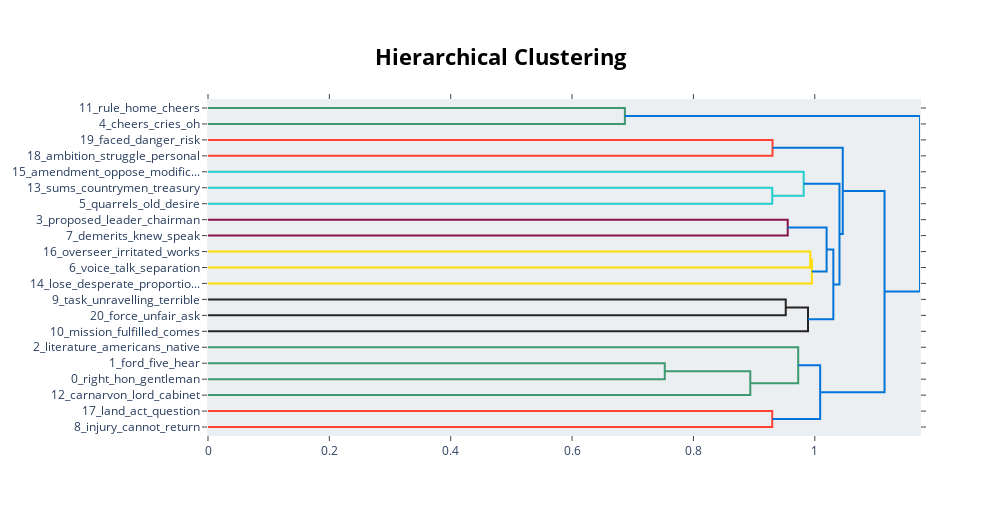

Notebook cell for this chart:
### Code cell
model_years.visualize_hierarchy()

### Figure 1 — Plotly figure (JSON) as saved in the notebook; plotly's stock layout.template omitted (floating-point values rounded to 4 significant figures)
{"data": [{"hoverinfo": "text", "marker": {"color": "rgb(61,153,112)"}, "mode": "lines", "type": "scatter", "x": [0, 0.687, 0.687, 0], "xaxis": "x", "y": [-5, -5, -15, -15], "yaxis": "y"}, {"hoverinfo": "text", "marker": {"color": "rgb(255,65,54)"}, "mode": "lines", "type": "scatter", "x": [0, 0.9304, 0.9304, 0], "xaxis": "x", "y": [-25, -25, -35, -35], "yaxis": "y"}, {"hoverinfo": "text", "marker": {"color": "rgb(35,205,205)"}, "mode": "lines", "type": "scatter", "x": [0, 0.9299, 0.9299, 0], "xaxis": "x", "y": [-55, -55, -65, -65], "yaxis": "y"}, {"hoverinfo": "text", "marker": {"color": "rgb(35,205,205)"}, "mode": "lines", "type": "scatter", "x": [0, 0.9817, 0.9817, 0.9299], "xaxis": "x", "y": [-45, -45, -60, -60], "yaxis": "y"}, {"hoverinfo": "text", "marker": {"color": "rgb(133,20,75)"}, "mode": "lines", "type": "scatter", "x": [0, 0.9554, 0.9554, 0], "xaxis": "x", "y": [-75, -75, -85, -85], "yaxis": "y"}, {"hoverinfo": "text", "marker": {"color": "rgb(255,220,0)"}, "mode": "lines", "type": "scatter", "x": [0, 0.9926, 0.9926, 0], "xaxis": "x", "y": [-95, -95, -105, -105], "yaxis": "y"}, {"hoverinfo": "text", "marker": {"color": "rgb(255,220,0)"}, "mode": "lines", "type": "scatter", "x": [0.9926, 0.9952, 0.9952, 0], "xaxis": "x", "y": [-100, -100, -115, -115], "yaxis": "y"}, {"hoverinfo": "text", "marker": {"color": "rgb(0,116,217)"}, "mode": "lines", "type": "scatter", "x": [0.9554, 1.02, 1.02, 0.9952], "xaxis": "x", "y": [-80, -80, -107.5, -107.5], "yaxis": "y"}, {"hoverinfo": "text", "marker": {"color": "rgb(40,35,35)"}, "mode": "lines", "type": "scatter", "x": [0, 0.9521, 0.9521, 0], "xaxis": "x", "y": [-125, -125, -135, -135], "yaxis": "y"}, {"hoverinfo": "text", "marker": {"color": "rgb(40,35,35)"}, "mode": "lines", "type": "scatter", "x": [0.9521, 0.9888, 0.9888, 0], "xaxis": "x", "y": [-130, -130, -145, -145], "yaxis": "y"}, {"hoverinfo": "text", "marker": {"color": "rgb(0,116,217)"}, "mode": "lines", "type": "scatter", "x": [1.02, 1.031, 1.031, 0.9888], "xaxis": "x", "y": [-93.75, -93.75, -137.5, -137.5], "yaxis": "y"}, {"hoverinfo": "text", "marker": {"color": "rgb(0,116,217)"}, "mode": "lines", "type": "scatter", "x": [0.9817, 1.041, 1.041, 1.031], "xaxis": "x", "y": [-52.5, -52.5, -115.6, -115.6], "yaxis": "y"}, {"hoverinfo": "text", "marker": {"color": "rgb(0,116,217)"}, "mode": "lines", "type": "scatter", "x": [0.9304, 1.046, 1.046, 1.041], "xaxis": "x", "y": [-30, -30, -84.06, -84.06], "yaxis": "y"}, {"hoverinfo": "text", "marker": {"color": "rgb(61,153,112)"}, "mode": "lines", "type": "scatter", "x": [0, 0.7528, 0.7528, 0], "xaxis": "x", "y": [-165, -165, -175, -175], "yaxis": "y"}, {"hoverinfo": "text", "marker": {"color": "rgb(61,153,112)"}, "mode": "lines", "type": "scatter", "x": [0.7528, 0.8937, 0.8937, 0], "xaxis": "x", "y": [-170, -170, -185, -185], "yaxis": "y"}, {"hoverinfo": "text", "marker": {"color": "rgb(61,153,112)"}, "mode": "lines", "type": "scatter", "x": [0, 0.9727, 0.9727, 0.8937], "xaxis": "x", "y": [-155, -155, -177.5, -177.5], "yaxis": "y"}, {"hoverinfo": "text", "marker": {"color": "rgb(255,65,54)"}, "mode": "lines", "type": "scatter", "x": [0, 0.9299, 0.9299, 0], "xaxis": "x", "y": [-195, -195, -205, -205], "yaxis": "y"}, {"hoverinfo": "text", "marker": {"color": "rgb(0,116,217)"}, "mode": "lines", "type": "scatter", "x": [0.9727, 1.009, 1.009, 0.9299], "xaxis": "x", "y": [-166.2, -166.2, -200, -200], "yaxis": "y"}, {"hoverinfo": "text", "marker": {"color": "rgb(0,116,217)"}, "mode": "lines", "type": "scatter", "x": [1.046, 1.115, 1.115, 1.009], "xaxis": "x", "y": [-57.03, -57.03, -183.1, -183.1], "yaxis": "y"}, {"hoverinfo": "text", "marker": {"color": "rgb(0,116,217)"}, "mode": "lines", "type": "scatter", "x": [0.687, 1.173, 1.173, 1.115], "xaxis": "x", "y": [-10, -10, -120.1, -120.1], "yaxis": "y"}], "layout": {"autosize": false, "height": 515, "hoverlabel": {"bgcolor": "white", "font": {"family": "Rockwell", "size": 16}}, "hovermode": "closest", "plot_bgcolor": "#ECEFF1", "showlegend": false, "title": {"font": {"color": "Black", "size": 22}, "text": "<b>Hierarchical Clustering</b>", "x": 0.5, "xanchor": "center", "yanchor": "top"}, "width": 1000, "xaxis": {"mirror": "allticks", "rangemode": "tozero", "showgrid": false, "showline": true, "showticklabels": true, "ticks": "outside", "type": "linear", "zeroline": false}, "yaxis": {"mirror": "allticks", "range": [-210, 0], "rangemode": "tozero", "showgrid": false, "showline": true, "showticklabels": true, "tickmode": "array", "ticks": "outside", "ticktext": ["11_rule_home_cheers", "4_cheers_cries_oh", "19_faced_danger_risk", "18_ambition_struggle_personal", "15_amendment_oppose_modific...", "13_sums_countrymen_treasury", "5_quarrels_old_desire", "3_proposed_leader_chairman", "7_demerits_knew_speak", "16_overseer_irritated_works", "6_voice_talk_separation", "14_lose_desperate_proportio...", "9_task_unravelling_terrible", "20_force_unfair_ask", "10_mission_fulfilled_comes", "2_literature_americans_native", "1_ford_five_hear", "0_right_hon_gentleman", "12_carnarvon_lord_cabinet", "17_land_act_question", "8_injury_cannot_return"], "tickvals": [-5, -15, -25, -35, -45, -55, -65, -75, -85, -95, -105, -115, -125, -135, -145, -155, -165, -175, -185, -195, -205], "type": "linear", "zeroline": false}}}
